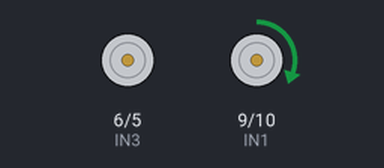
Bench run of a sketch on a simulated Arduino Uno, built with avr-gcc and run on an emulated ATmega328P. On the bench: motor-driver pin pairs drawn as motors (green arrow = first pin HIGH = forward, orange = second pin HIGH = backward, longer = more drive).

Above: at 1.0 s.
At 3.5 s:
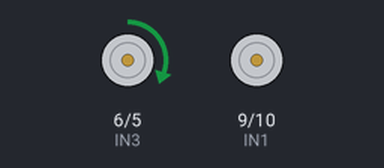
At 6.0 s:
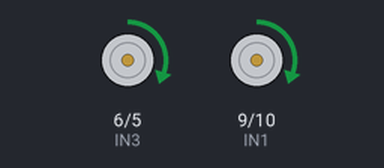
At 8.5 s:
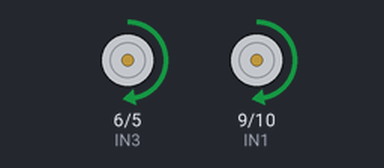
Timing chart, 0 to 13.0 s (numbered marks = the images above):
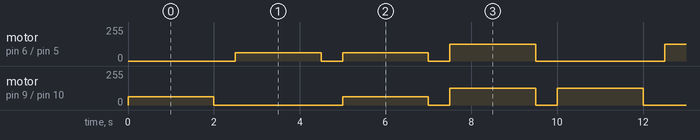

Measured:
- by itself, motor on pin 9 (IN1) / pin 10 (IN2): repeats every 10.0 s: stopped 3.0 s, forward 63/255 2.0 s, 2 × (stopped 0.50 s, forward 127/255 2.0 s)
- by itself, motor on pin 6 (IN3) / pin 5 (IN4): repeats every 10.0 s: stopped 0.50 s, forward 63/255 2.0 s, stopped 0.50 s, forward 127/255 2.0 s, stopped 3.0 s, forward 127/255 2.0 s

The sketch:

DC_motor_DRV.ino
```cpp
// (licence header left out)
// For DRV8833

// Define the control inputs
#define IN1 9
#define IN2 10
#define IN3 6
#define IN4 5

void setup(void) {
  // Set all the motor control inputs to OUTPUT
  pinMode(IN1, OUTPUT);
  pinMode(IN2, OUTPUT);
  pinMode(IN3, OUTPUT);
  pinMode(IN4, OUTPUT);

  // Turn off motors - Initial state
  digitalWrite(IN1, LOW);
  digitalWrite(IN2, LOW);
  digitalWrite(IN3, LOW);
  digitalWrite(IN4, LOW);
}

void loop(void) {

  // motor 1 forward
  analogWrite(IN1, 255 / 4);
  digitalWrite(IN2, LOW);
  delay(2000);

  digitalWrite(IN1, LOW);
  digitalWrite(IN2, LOW);
  delay(500);

  // motor 2
  analogWrite(IN3, 255 / 4);
  digitalWrite(IN4, LOW);
  delay(2000);
  digitalWrite(IN3, LOW);
  digitalWrite(IN4, LOW);
  delay(500);

  //Both motors slow
  analogWrite(IN1, 255 / 4);
  digitalWrite(IN2, LOW);
  analogWrite(IN3, 255 / 4);
  digitalWrite(IN4, LOW);
  delay(2000);

  digitalWrite(IN1, LOW);
  digitalWrite(IN2, LOW);
  digitalWrite(IN3, LOW);
  digitalWrite(IN4, LOW);
  delay(500);

  //Both motors fast
  analogWrite(IN1, 255 / 2);
  digitalWrite(IN2, LOW);
  analogWrite(IN3, 255 / 2);
  digitalWrite(IN4, LOW);
  delay(2000);

  digitalWrite(IN1, LOW);
  digitalWrite(IN2, LOW);
  digitalWrite(IN3, LOW);
  digitalWrite(IN4, LOW);
  delay(500);
}
```
